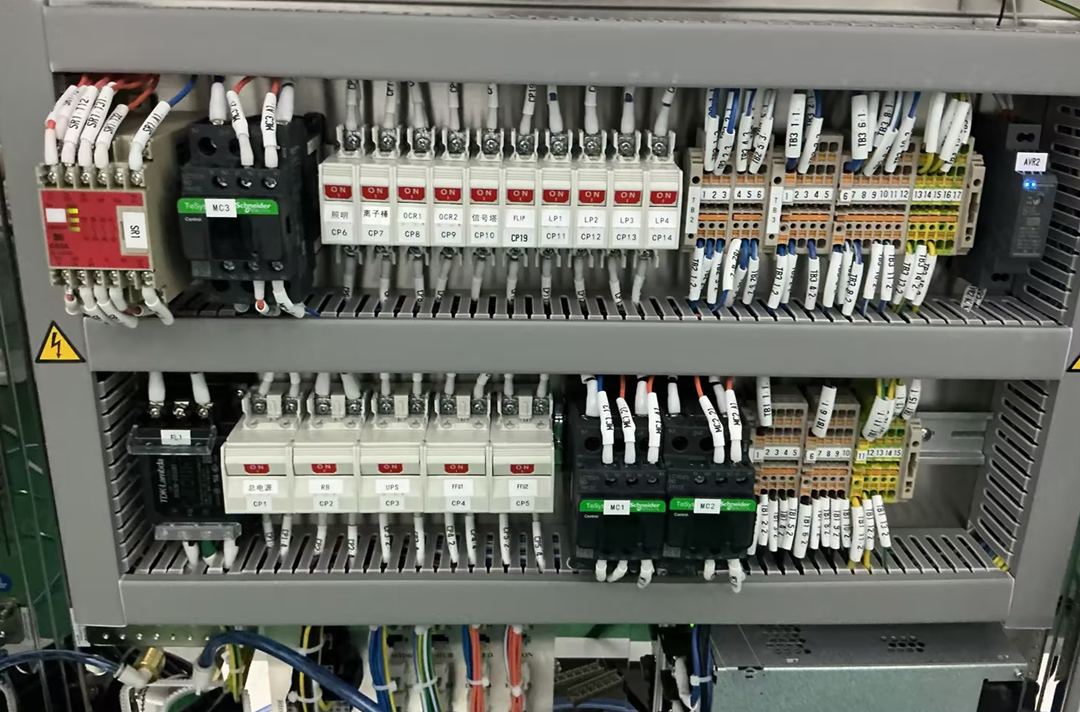
#> input picture examples/cabinets/4/right.png, 1080 x 712 px; its folder holds only this picture in this run
$ python -i local_band_alignment_probe.py   (imports and definitions only)
#> lines starting #> are read from the running program, lines starting #| are printed output that depends on the picture; after the words box and inside, x2 and y2 are one past the last pixel; in counts of white or black regions, pixels touching at a corner belong together
#> in read_image, image is the input picture: shape (712, 1080, 3); mean B, G, R 101.5, 109.1, 108
### prototype/assembly_auto_review_robust_v3.py
"""V3: perspective-aware coarse registration for the local-grid robust review."""
from __future__ import annotations

from typing import Any
import sys

import cv2
import numpy as np
from PyQt5.QtWidgets import QApplication

import assembly_auto_review_robust_v2 as grid

auto = grid.robust.auto
# Set by every successful global homography. Consumers that compare the warped
# image must ignore pixels not covered by the source image.
auto.LAST_WARP_VALID_MASK: np.ndarray | None = None


def automatic_homography(reference: np.ndarray, inspection: np.ndarray) -> tuple[np.ndarray | None, dict[str, Any]]:
    auto.LAST_WARP_VALID_MASK = None
    sift = cv2.SIFT_create(nfeatures=9000, contrastThreshold=0.014, edgeThreshold=12)
    ref_keypoints, ref_descriptors = sift.detectAndCompute(cv2.cvtColor(reference, cv2.COLOR_BGR2GRAY), None)
#> ref_keypoints = 9000 keypoints; strongest (x, y, size): (106, 637, 2.6), (621, 402, 6.5), (187, 403, 2.3), (771, 236, 3.3)
    test_keypoints, test_descriptors = sift.detectAndCompute(cv2.cvtColor(inspection, cv2.COLOR_BGR2GRAY), None)
#> test_keypoints has the same summary as ref_keypoints
    report: dict[str, Any] = {
        "method": "automatic_full_frame_sift_homography",
        "reference_keypoints": len(ref_keypoints), "inspection_keypoints": len(test_keypoints),
        "matches": 0, "inliers": 0,
    }
#> report = {'method': 'automatic_full_frame_sift_homography', 'reference_keypoints': 9000, 'inspection_keypoints': 9000, 'matches': 0, 'inliers': 0}
    if ref_descriptors is None or test_descriptors is None:
        report["reason"] = "too_little_visual_texture"
        report["alignment_quality"] = {"reliable": False, "reason": report["reason"]}
        return None, report
    pairs = cv2.BFMatcher(cv2.NORM_L2).knnMatch(test_descriptors, ref_descriptors, k=2)
#> pairs = 9000 matches
    good = [first for first, second in pairs if first.distance < 0.70 * second.distance]
#> good = 9000 matches
    report["matches"] = len(good)
    if len(good) < 60:
        report["reason"] = "too_few_full_frame_matches"
        report["alignment_quality"] = {"reliable": False, "reason": report["reason"]}
        return None, report
    source = np.float32([test_keypoints[match.queryIdx].pt for match in good]).reshape(-1, 1, 2)
    destination = np.float32([ref_keypoints[match.trainIdx].pt for match in good]).reshape(-1, 1, 2)
    method = getattr(cv2, "USAC_MAGSAC", cv2.RANSAC)
    transform, mask = cv2.findHomography(source, destination, method=method, ransacReprojThreshold=4.0, maxIters=10000, confidence=0.995)
#> transform = [[1, 1.19e-16, -4.59e-14], [-6.26e-17, 1, -7.86e-15], [-1.49e-20, 2.03e-19, 1]]; mask = 9000 values from 1 to 1
    if transform is None or mask is None:
        report["reason"] = "no_stable_perspective_transform"
        report["alignment_quality"] = {"reliable": False, "reason": report["reason"]}
        return None, report
    inlier_mask = mask.ravel().astype(bool)
    report["inliers"] = int(inlier_mask.sum())
    report["inlier_ratio"] = round(report["inliers"] / len(good), 4)
    projected = cv2.perspectiveTransform(source, transform)
    errors = np.linalg.norm(projected.reshape(-1, 2) - destination.reshape(-1, 2), axis=1)
#> errors = 9000 values from 0 to 0
    report["median_reprojection_error"] = round(float(np.median(errors[inlier_mask])), 2) if report["inliers"] else None
    height, width = reference.shape[:2]
    cells = {(min(3, int(destination[index, 0, 0] * 4 / width)), min(3, int(destination[index, 0, 1] * 4 / height))) for index in np.where(inlier_mask)[0]}
#> cells = 16 items
    report["inlier_grid_cells"] = len(cells)
    corners = np.float32([[[0, 0], [inspection.shape[1] - 1, 0], [inspection.shape[1] - 1, inspection.shape[0] - 1], [0, inspection.shape[0] - 1]]])
    warped_corners = cv2.perspectiveTransform(corners, transform).reshape(-1, 2)
#> warped_corners = [[-4.59e-14, -7.86e-15], [1079, -7.55e-14], [1079, 711], [3.89e-14, 711]]
    warped_area = abs(cv2.contourArea(warped_corners.astype(np.float32)))
#> warped_area = 767169
    # This measures how much of the *reference frame* the aligned inspection
    # occupies.  Do not divide by the original inspection area: a perfectly
    # valid AI-edited or resized image can have different pixel dimensions.
    reference_area_ratio = warped_area / float(max(1, reference.shape[0] * reference.shape[1]))
#> reference_area_ratio = 0.998
    source_scale_area_ratio = warped_area / float(max(1, inspection.shape[0] * inspection.shape[1]))
#> source_scale_area_ratio = 0.998
    report["warped_area_ratio"] = round(reference_area_ratio, 4)
    report["source_to_reference_area_scale"] = round(source_scale_area_ratio, 4)
    finite_transform = bool(np.isfinite(transform).all() and np.isfinite(warped_corners).all())
#> finite_transform = True
    # Raw homography coefficients are expressed in image pixels, so their
    # condition number changes with resolution and is not a reliable gate.
    # Measure it only after mapping both images into centred unit coordinates.
    source_normalize = np.array([[1.0 / inspection.shape[1], 0.0, -0.5], [0.0, 1.0 / inspection.shape[0], -0.5], [0.0, 0.0, 1.0]])
    destination_normalize = np.array([[1.0 / width, 0.0, -0.5], [0.0, 1.0 / height, -0.5], [0.0, 0.0, 1.0]])
    normalized_transform = destination_normalize @ transform @ np.linalg.inv(source_normalize) if finite_transform else transform
#> normalized_transform = [[1, 6.44e-18, 1.11e-16], [-8.7e-17, 1, 0], [-1.61e-17, 1.44e-16, 1]]
    normalized_transform /= normalized_transform[2, 2] if finite_transform and abs(normalized_transform[2, 2]) > 1e-9 else 1.0
    transform_condition = float(np.linalg.cond(normalized_transform)) if finite_transform else float("inf")
#> transform_condition = 1
    side_lengths = np.linalg.norm(warped_corners - np.roll(warped_corners, -1, axis=0), axis=1)
#> side_lengths = [1079, 711, 1079, 711]
    shortest_side = float(side_lengths.min()) if finite_transform else 0.0
#> shortest_side = 711
    reference_diagonal = float(np.hypot(width, height))
    centroid = warped_corners.mean(axis=0) if finite_transform else np.array([np.inf, np.inf])
#> centroid = [539.5, 355.5]
    centroid_offset = float(np.linalg.norm(centroid - np.array([width / 2.0, height / 2.0])) / max(1.0, reference_diagonal))
#> centroid_offset = 0.000547
    checks = {
        "finite_transform": finite_transform,
        "normalized_condition_number": round(transform_condition, 2) if np.isfinite(transform_condition) else None,
        "corner_shortest_side_pixels": round(shortest_side, 2),
        "corner_centroid_offset_ratio": round(centroid_offset, 4) if np.isfinite(centroid_offset) else None,
        "inlier_count_ok": report["inliers"] >= 70,
        "inlier_ratio_ok": report["inlier_ratio"] >= 0.22,
        "spatial_coverage_ok": len(cells) >= 4,
        "reprojection_error_ok": report["median_reprojection_error"] is not None and report["median_reprojection_error"] <= 2.5,
        "area_ratio_ok": 0.60 <= reference_area_ratio <= 1.50,
        "geometry_ok": finite_transform and transform_condition <= 50.0 and shortest_side >= min(width, height) * 0.15 and centroid_offset <= 0.75,
    }
    reliable = all(value for key, value in checks.items() if key.endswith("_ok"))
#> reliable = True
    report["alignment_quality"] = {
        "reliable": reliable,
        "checks": checks,
        "units": {"normalized_condition_number": "dimensionless_in_unit_coordinates", "corner_shortest_side_pixels": "pixels", "corner_centroid_offset_ratio": "reference_diagonal_ratio", "warped_area_ratio": "warped_area_over_reference_area", "source_to_reference_area_scale": "warped_area_over_original_inspection_area"},
    }
    if not reliable:
        report["reason"] = "automatic_perspective_alignment_uncertain_manual_review"
        report["alignment_quality"]["reason"] = report["reason"]
        return None, report
    # Constant warp padding is not evidence of an assembly difference.
    valid = cv2.warpPerspective(
        np.full(inspection.shape[:2], 255, np.uint8), transform, (width, height),
        flags=cv2.INTER_NEAREST, borderMode=cv2.BORDER_CONSTANT, borderValue=0,
    )
#> valid: shape (712, 1080); every value is 255
    valid = cv2.erode(valid, cv2.getStructuringElement(cv2.MORPH_ELLIPSE, (3, 3)))
    auto.LAST_WARP_VALID_MASK = valid
    report["valid_warp_coverage"] = round(float(np.count_nonzero(valid)) / float(valid.size), 4)
    report["alignment_quality"]["reason"] = "passed"
    report["source_to_reference_homography"] = transform.tolist()
    return cv2.warpPerspective(inspection, transform, (width, height), flags=cv2.INTER_LINEAR, borderMode=cv2.BORDER_CONSTANT), report


auto.automatic_affine = automatic_homography


class PerspectiveGridReview(grid.GridRobustReview):
    pass


# [6 lines left out: function main, not called in this run]


# [2 lines that do not run on import are left out]

### manual_review/local_band_alignment_probe.py
"""Independent two-band alignment experiment for a deep control cabinet.

The complete cabinet is not treated as one plane.  After the existing global
SIFT/MAGSAC homography, this probe estimates one extra homography for each
predefined device band.  The results are shown as separate crops only; they are
never stitched into a synthetic full-cabinet image.  A straight line remains a
straight line inside every band because every correction is a single 3x3
homography, not a mesh, optical flow, or liquid warp.
"""
from __future__ import annotations

import argparse
import json
import sys
from pathlib import Path
from typing import Any

import cv2
import numpy as np


PROJECT = Path(__file__).resolve().parents[1]
sys.path.insert(0, str(PROJECT / "prototype"))
import assembly_auto_review_robust_v3 as perspective  # noqa: E402


# Cabinet-5-specific visible device planes.  They deliberately stop at the
# large horizontal ducts, so a cross-band wire is never made continuous by an
# artificial stitched warp.
BANDS: tuple[tuple[str, tuple[float, float, float, float]], ...] = (
    ("upper_device_plane", (0.07, 0.09, 0.94, 0.37)),
    ("lower_device_plane", (0.07, 0.40, 0.94, 0.70)),
)


def read_image(path: Path) -> np.ndarray:
    data = np.fromfile(str(path), dtype=np.uint8)
    image = cv2.imdecode(data, cv2.IMREAD_COLOR)
    if image is None:
        raise ValueError(f"Cannot read image: {path}")
    return image


def write_image(path: Path, image: np.ndarray) -> None:
    path.parent.mkdir(parents=True, exist_ok=True)
    okay, encoded = cv2.imencode(path.suffix or ".png", image)
    if not okay:
        raise ValueError(f"Cannot encode image: {path}")
    encoded.tofile(str(path))


def bounds_from_normalized(image: np.ndarray, roi: tuple[float, float, float, float]) -> tuple[int, int, int, int]:
    height, width = image.shape[:2]
    left, top, right, bottom = roi
    x1, x2 = round(left * width), round(right * width)
    y1, y2 = round(top * height), round(bottom * height)
    if x2 - x1 < 40 or y2 - y1 < 40:
        raise ValueError(f"Band ROI too small: {roi}")
    return x1, y1, x2, y2


def affine_like_geometry_ok(transform: np.ndarray, width: int, height: int) -> tuple[bool, dict[str, float]]:
    """Reject local H transforms that are implausibly large for a post-global correction."""
    corners = np.float32([[[0, 0], [width - 1, 0], [width - 1, height - 1], [0, height - 1]]])
    mapped = cv2.perspectiveTransform(corners, transform).reshape(-1, 2)
    original = corners.reshape(-1, 2)
    area = abs(cv2.contourArea(mapped.astype(np.float32))) / max(1.0, float(width * height))
    max_shift = float(np.linalg.norm(mapped - original, axis=1).max())
    centroid_offset = float(np.linalg.norm(mapped.mean(axis=0) - original.mean(axis=0)))
    # Raw homography coefficients are expressed in image pixels.  Their
    # condition number therefore changes with crop resolution and is not a
    # geometry gate.  Measure the equivalent mapping in centred unit
    # coordinates, as the global alignment code does.
    normalize = np.array([[1.0 / width, 0.0, -0.5], [0.0, 1.0 / height, -0.5], [0.0, 0.0, 1.0]])
    normalized = normalize @ transform @ np.linalg.inv(normalize)
    normalized /= normalized[2, 2] if abs(normalized[2, 2]) > 1e-9 else 1.0
    condition = float(np.linalg.cond(normalized))
    values = {
        "local_warped_area_ratio": round(area, 4),
        "local_max_corner_shift_pixels": round(max_shift, 3),
        "local_centroid_offset_pixels": round(centroid_offset, 3),
        "local_normalized_transform_condition": round(condition, 3),
    }
    good = 0.72 <= area <= 1.32 and max_shift <= max(26.0, 0.16 * max(width, height)) and centroid_offset <= max(18.0, 0.10 * max(width, height)) and condition <= 45.0
    return good, values


def estimate_local_homography(reference_crop: np.ndarray, base_crop: np.ndarray) -> tuple[np.ndarray | None, dict[str, Any]]:
    sift = cv2.SIFT_create(nfeatures=3500, contrastThreshold=0.014, edgeThreshold=12)
    ref_points, ref_descriptors = sift.detectAndCompute(cv2.cvtColor(reference_crop, cv2.COLOR_BGR2GRAY), None)
    test_points, test_descriptors = sift.detectAndCompute(cv2.cvtColor(base_crop, cv2.COLOR_BGR2GRAY), None)
    report: dict[str, Any] = {
        "method": "local_band_sift_usac_magsac_homography_after_global_H",
        "reference_keypoints": len(ref_points),
        "base_aligned_keypoints": len(test_points),
        "matches": 0,
        "inliers": 0,
        "applied": False,
    }
    if ref_descriptors is None or test_descriptors is None:
        report["reason"] = "insufficient_local_texture"
        return None, report
    pairs = cv2.BFMatcher(cv2.NORM_L2).knnMatch(test_descriptors, ref_descriptors, k=2)
    good = [first for first, second in pairs if first.distance < 0.70 * second.distance]
    report["matches"] = len(good)
    if len(good) < 28:
        report["reason"] = "too_few_local_matches"
        return None, report
    source = np.float32([test_points[item.queryIdx].pt for item in good]).reshape(-1, 1, 2)
    destination = np.float32([ref_points[item.trainIdx].pt for item in good]).reshape(-1, 1, 2)
    method = getattr(cv2, "USAC_MAGSAC", cv2.RANSAC)
    transform, mask = cv2.findHomography(source, destination, method=method, ransacReprojThreshold=2.5, maxIters=10000, confidence=0.995)
    if transform is None or mask is None:
        report["reason"] = "no_stable_local_homography"
        return None, report
    inliers = mask.ravel().astype(bool)
    report["inliers"] = int(inliers.sum())
    report["inlier_ratio"] = round(float(inliers.mean()), 4)
    projected = cv2.perspectiveTransform(source, transform)
    errors = np.linalg.norm(projected.reshape(-1, 2) - destination.reshape(-1, 2), axis=1)
    report["median_reprojection_error_pixels"] = round(float(np.median(errors[inliers])), 3) if report["inliers"] else None
    geometry_ok, geometry = affine_like_geometry_ok(transform, reference_crop.shape[1], reference_crop.shape[0])
    report.update(geometry)
    reliable = report["inliers"] >= 22 and report["inlier_ratio"] >= 0.30 and report["median_reprojection_error_pixels"] is not None and report["median_reprojection_error_pixels"] <= 1.8 and geometry_ok
    if not reliable:
        report["reason"] = "local_homography_rejected_by_match_or_geometry_gate"
        return None, report
    report.update(applied=True, reason="passed")
    return transform, report


def local_to_full_transform(local: np.ndarray, bounds: tuple[int, int, int, int]) -> np.ndarray:
    x1, y1, _, _ = bounds
    to_local = np.array([[1.0, 0.0, -x1], [0.0, 1.0, -y1], [0.0, 0.0, 1.0]])
    from_local = np.array([[1.0, 0.0, x1], [0.0, 1.0, y1], [0.0, 0.0, 1.0]])
    full = from_local @ local @ to_local
    return full / full[2, 2]


def edge_overlap_f1(reference: np.ndarray, aligned: np.ndarray) -> float | None:
    ref_gray = cv2.GaussianBlur(cv2.cvtColor(reference, cv2.COLOR_BGR2GRAY), (5, 5), 0)
    aligned_gray = cv2.GaussianBlur(cv2.cvtColor(aligned, cv2.COLOR_BGR2GRAY), (5, 5), 0)
    ref_edges = cv2.Canny(ref_gray, 45, 120)
    test_edges = cv2.Canny(aligned_gray, 45, 120)
    border = 5
    ref_edges[:border, :] = ref_edges[-border:, :] = 0
    ref_edges[:, :border] = ref_edges[:, -border:] = 0
    test_edges[:border, :] = test_edges[-border:, :] = 0
    test_edges[:, :border] = test_edges[:, -border:] = 0
    ref_count, test_count = int(np.count_nonzero(ref_edges)), int(np.count_nonzero(test_edges))
    if not ref_count or not test_count:
        return None
    kernel = cv2.getStructuringElement(cv2.MORPH_ELLIPSE, (5, 5))
    ref_near = cv2.dilate(ref_edges, kernel)
    test_near = cv2.dilate(test_edges, kernel)
    precision = float(np.count_nonzero((test_edges > 0) & (ref_near > 0)) / test_count)
    recall = float(np.count_nonzero((ref_edges > 0) & (test_near > 0)) / ref_count)
    return round(float(2 * precision * recall / (precision + recall)), 4) if precision + recall else 0.0


def labelled_panel(image: np.ndarray, label: str) -> np.ndarray:
    result = image.copy()
    cv2.rectangle(result, (0, 0), (min(result.shape[1] - 1, 470), 34), (25, 25, 25), thickness=-1)
    cv2.putText(result, label, (10, 24), cv2.FONT_HERSHEY_SIMPLEX, 0.65, (255, 255, 255), 2, cv2.LINE_AA)
    return result


def run(reference_path: Path, inspection_path: Path, output: Path) -> dict[str, Any]:
    reference = read_image(reference_path)
    inspection = read_image(inspection_path)
    base, base_report = perspective.automatic_homography(reference, inspection)
#> base_report = 13 items
    output.mkdir(parents=True, exist_ok=True)
    result: dict[str, Any] = {
        "kind": "separate_local_band_homography_probe",
        "geometry_contract": "global H, then separate local 3x3 H inside each displayed band; no mesh, optical flow, liquid warp, or stitched full image",
        "reference": str(reference_path),
        "inspection": str(inspection_path),
        "bands": [],
        "base_alignment": base_report,
    }
    if base is None:
        result["decision"] = "global_alignment_uncertain_manual_review"
        (output / "summary.json").write_text(json.dumps(result, ensure_ascii=False, indent=2), encoding="utf-8")
        return result

    for name, normalized_roi in BANDS:
        bounds = bounds_from_normalized(reference, normalized_roi)
        x1, y1, x2, y2 = bounds
        reference_crop = reference[y1:y2, x1:x2]
        base_crop = base[y1:y2, x1:x2]
        local, local_report = estimate_local_homography(reference_crop, base_crop)
        band: dict[str, Any] = {"name": name, "normalized_roi": normalized_roi, "pixel_bounds": bounds, "local_alignment": local_report}
        if local is None:
            local_crop = base_crop
            band["decision"] = "retain_global_alignment_for_this_band"
        else:
            full_transform = local_to_full_transform(local, bounds)
            local_full = cv2.warpPerspective(base, full_transform, (reference.shape[1], reference.shape[0]), flags=cv2.INTER_LINEAR, borderMode=cv2.BORDER_CONSTANT)
            local_crop = local_full[y1:y2, x1:x2]
            band["decision"] = "local_band_alignment_for_manual_view"
        band["base_edge_overlap_f1"] = edge_overlap_f1(reference_crop, base_crop)
        band["local_edge_overlap_f1"] = edge_overlap_f1(reference_crop, local_crop)
        result["bands"].append(band)
        panels = [
            labelled_panel(reference_crop, f"{name}: reference"),
            labelled_panel(cv2.addWeighted(reference_crop, 0.5, base_crop, 0.5, 0), f"{name}: global H blend"),
            labelled_panel(cv2.addWeighted(reference_crop, 0.5, local_crop, 0.5, 0), f"{name}: local H blend"),
        ]
        write_image(output / f"{name}_comparison.jpg", np.hstack(panels))
        write_image(output / f"{name}_reference.jpg", reference_crop)
        write_image(output / f"{name}_global_aligned.jpg", base_crop)
        write_image(output / f"{name}_local_aligned.jpg", local_crop)
#> this loop made 2 passes
#> (x2, y2, pairs in estimate_local_homography) on pass 1: (1015, 263, 2729 matches)
#> pass 1, in run, `reference_crop = reference[y1:y2, x1:x2]`:
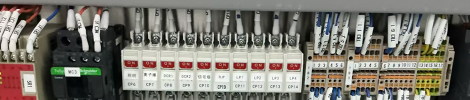
#> reference_crop: shape (199, 939, 3) (shown at 1/2 size); mean B, G, R 110.4, 119.2, 122.9
#> pass 1, in edge_overlap_f1, `ref_gray = cv2.GaussianBlur(cv2.cvtColor(reference, cv2.COLOR_BGR2GRAY..`:
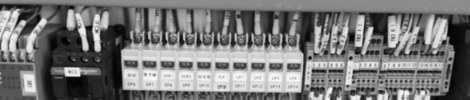
#> ref_gray: shape (199, 939) (shown at 1/2 size); min 1, max 250, mean 119.3
#> pass 1, in edge_overlap_f1, `ref_edges = cv2.Canny(ref_gray, 45, 120)`:
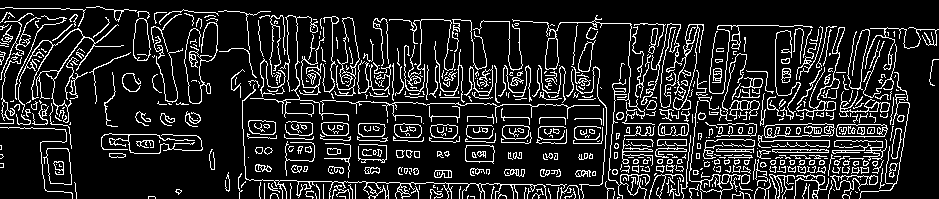
#> ref_edges: shape (199, 939); 14.4% white in thin lines or dots
#> pass 1, in edge_overlap_f1, `ref_near = cv2.dilate(ref_edges, kernel)`:
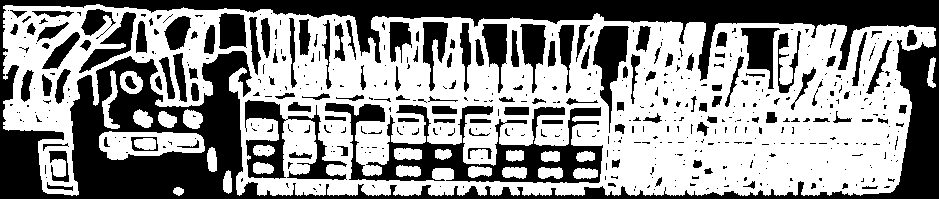
#> ref_near: shape (199, 939); 56.5% white; 518 black regions (376 under 20 px), largest, box (x1, y1, x2, y2) and area: (0, 0, 939, 199) 46200, (325, 103, 603, 183) 7720, (245, 100, 347, 180) 2576
#> after the loop:
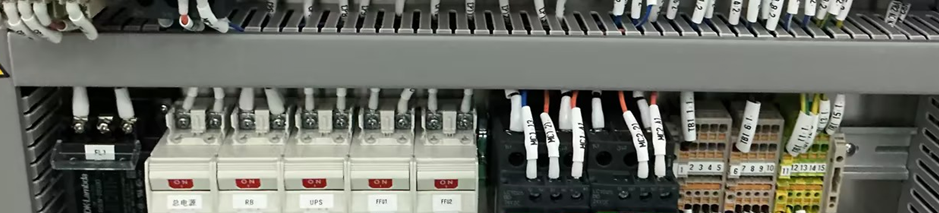
#> reference_crop: shape (213, 939, 3); mean B, G, R 101.8, 110, 108.1

    result["decision"] = "separate_local_band_alignment_manual_review"
    (output / "summary.json").write_text(json.dumps(result, ensure_ascii=False, indent=2), encoding="utf-8")
    return result


def parse_args() -> argparse.Namespace:
    parser = argparse.ArgumentParser(description=__doc__)
    parser.add_argument("--reference", type=Path, required=True)
    parser.add_argument("--inspection", type=Path, required=True)
    parser.add_argument("--output", type=Path, required=True)
    return parser.parse_args()


def main() -> None:
    args = parse_args()
    result = run(args.reference, args.inspection, args.output)
#> result = 7 items
    print(json.dumps({"decision": result["decision"], "bands": result["bands"]}, ensure_ascii=False))
#> (printed output is left out)


# [2 lines not run here, left out]

>>> result = main()
